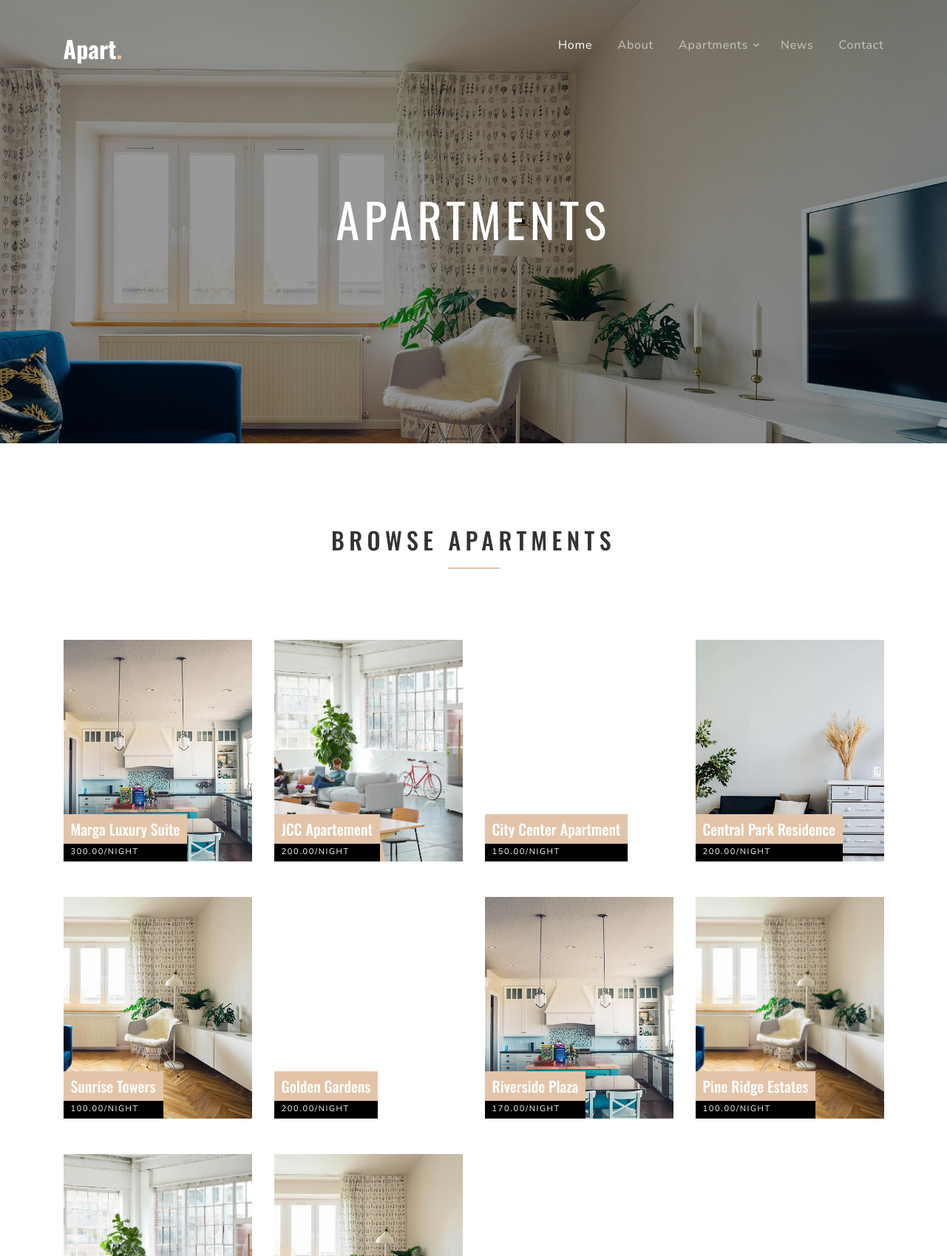
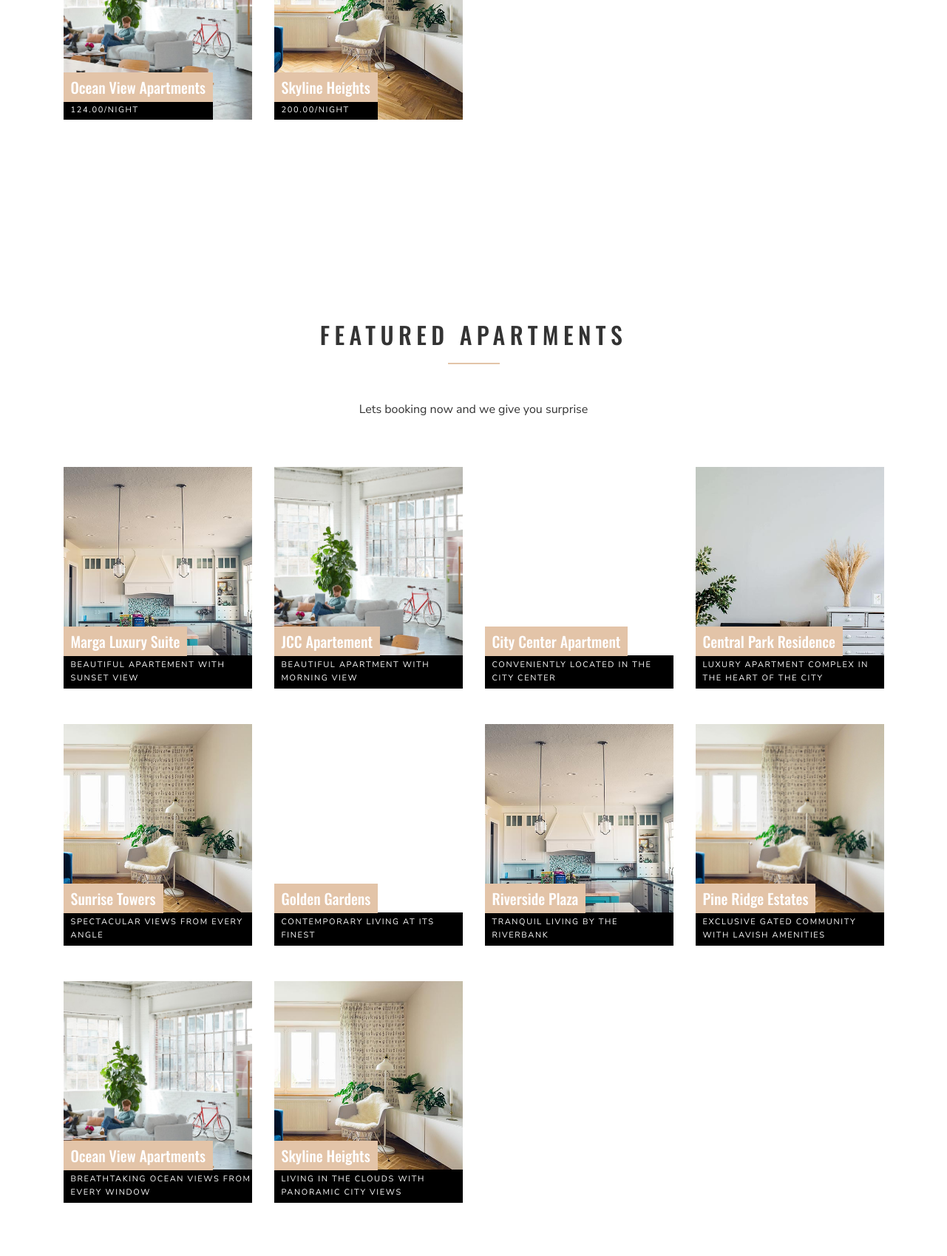
The app's page /apartments.php (upper part) with its own data (2 pictures, top to bottom).
### tables this page shows
CREATE TABLE `properties` (
  `id` int(11) NOT NULL,
  `name` varchar(255) NOT NULL,
  `rooms` int(11) NOT NULL,
  `total_area` decimal(10,2) NOT NULL,
  `price` decimal(10,2) NOT NULL,
  `category` varchar(255) NOT NULL,
  `launch_date` date NOT NULL,
  `description` text NOT NULL,
  `image_url` varchar(255) DEFAULT NULL
);

### apartments.php (the view, shortened to what this page needs)
<?php
include("koneksi/koneksi.php");
?>
<!DOCTYPE html>
<html lang="en">
<head>
    <?php include_once("include/head.php"); ?>
</head>
<body>
<div class="site-wrap">
    <div class="site-navbar mt-4">
        <div class="container py-1">
            <div class="row align-items-center">
                <div class="col-8 col-md-8 col-lg-4">
                    <h1 class="mb-0"><a href="index.php" class="text-white h2 mb-0"><strong>Apart<span class="text-primary">.</span></strong></a></h1>
                </div>
                <div class="col-4 col-md-4 col-lg-8">
                    <nav class="site-navigation text-right text-md-right" role="navigation">
                        <?php include_once("include/nav.php"); ?>
                    </nav>
                </div>
            </div>
        </div>
    </div>
    <div class="site-blocks-cover inner-page-cover overlay" style="background-image: url('images/hero_bg_1.jpg');" data-aos="fade" data-stellar-background-ratio="0.5">
        <div class="container">
            <div class="row align-items-center justify-content-center">
                <div class="col-md-7 text-center" data-aos="fade-up" data-aos-delay="400">
                    <h1 class="text-white">Apartments</h1>
                </div>
            </div>
        </div>
    </div>
    <div class="site-section">
    <div class="container">
        <div class="row">
            <div class="site-section-heading text-center mb-5 w-border col-md-6 mx-auto">
                <h2 class="mb-5">Browse Apartments</h2>
            </div>
        </div>
        <div class="row">
            <?php
            $sql = "SELECT * FROM properties";
            $query = mysqli_query($koneksi, $sql);
            while ($result = mysqli_fetch_array($query)) {
                ?>
                <div class="col-md-6 col-lg-3 mb-5" data-aos="fade-up" data-aos-delay="100">
                    <a href="apartment-detail.php?id=<?php echo $result['id']; ?>" class="unit-9">
                        <div class="image" style="background-image: url('images/<?php echo $result['image_url']; ?>');"></div>
                        <div class="unit-9-content">
                            <h2><?php echo $result['name']; ?></h2>
                            <span><?php echo $result['price']; ?>/night</span>
                        </div>
                    </a>
                </div>
                <?php
            }
            ?>
        </div>
    </div>
</div>
    <div class="site-section">
        <div class="container">
            <div class="row">
                <div class="site-section-heading text-center mb-5 w-border col-md-6 mx-auto" data-aos="fade-up">
                    <h2 class="mb-5">Featured Apartments</h2>
                    <p>Lets booking now and we give you surprise</p>
                </div>
            </div>
            <div class="row">
                <?php
                mysqli_data_seek($query, 0);
                while ($results = mysqli_fetch_array($query)) {
                    ?>
                    <div class="col-md-6 col-lg-3 mb-5" data-aos="fade-up" data-aos-delay="100">
                        <a href="apartment-detail.php?id=<?php echo $results['id']; ?>" class="unit-9">
                            <div class="image" style="background-image: url('images/<?php echo $results['image_url']; ?>');"></div>
                            <div class="unit-9-content">
                                <h2><?php echo $results['name']; ?></h2>
                                <span><?php echo $results['description']; ?></span>
                            </div>
                        </a>
                    </div>
                    <?php
                }
                ?>
            </div>
        </div>
    </div>
</div>
</body>
</html>

### css/style.css (style rules this page uses)
body { line-height: 1.7; font-weight: 400; font-size: 1rem; color: #333; font-family: "Nunito Sans", -apple-system, BlinkMacSystemFont, "Segoe UI", Roboto, "Helvetica Neue", Arial, sans-serif, "Apple Color Emoji", "Segoe UI Emoji", "Segoe UI Symbol", "Noto Color Emoji"; }
h1, h2, h3, h4, h5, h6 { font-family: 'Oswald', sans-serif; }
a { -webkit-transition: .3s all ease; -o-transition: .3s all ease; transition: .3s all ease; }
.site-wrap:before { -webkit-transition: .3s all ease-in-out; -o-transition: .3s all ease-in-out; transition: .3s all ease-in-out; background: rgba(0, 0, 0, 0.6); content: ""; position: absolute; z-index: 2000; top: 0; left: 0; right: 0; bottom: 0; opacity: 0; visibility: hidden; }
.site-section { padding: 3em 0; }
@media (min-width: 768px) { .site-section { padding: 7em 0; } }
.site-navbar { margin-bottom: 0px; width: 100%; border-bottom: none; position: absolute; z-index: 99; }
.site-blocks-cover { background-size: cover; background-repeat: no-repeat; background-position: top; }
.site-blocks-cover.overlay { position: relative; }
.site-blocks-cover.overlay:before { position: absolute; content: ""; left: 0; bottom: 0; right: 0; top: 0; background: rgba(0, 0, 0, 0.4); }
.site-blocks-cover, .site-blocks-cover .row { min-height: 600px; height: calc(100vh); }
.site-blocks-cover.inner-page-cover, .site-blocks-cover.inner-page-cover .row { min-height: 600px; height: calc(30vh); }
.site-blocks-cover h1 { font-weight: 900; color: #fff; font-size: 4rem; font-weight: normal; letter-spacing: .1em; text-transform: uppercase; }
.padded-multi-line-primary, .unit-9 h2 { display: inline; background: #e3c4a8; -webkit-box-shadow: 10px 0 0 #e3c4a8, 0px 0 0 #e3c4a8; box-shadow: 10px 0 0 #e3c4a8, 0px 0 0 #e3c4a8; }
.padded-multi-line-black, .unit-9 span { display: inline; background: #000; -webkit-box-shadow: 10px 0 0 #000, 0px 0 0 #000; box-shadow: 10px 0 0 #000, 0px 0 0 #000; }
.unit-9 { background-size: cover; background-position: center center; background-repeat: none; height: 300px; position: relative; display: block; overflow: hidden; }
.unit-9 .image { background-size: cover; background-position: center center; -webkit-transition: .3s all ease-in-out; -o-transition: .3s all ease-in-out; transition: .3s all ease-in-out; height: 300px; -webkit-transition: .3s all ease; -o-transition: .3s all ease; transition: .3s all ease; -webkit-transform: scale(1.05); -ms-transform: scale(1.05); transform: scale(1.05); }
.unit-9 .unit-9-content { -webkit-transition: .3s all ease-in-out; -o-transition: .3s all ease-in-out; transition: .3s all ease-in-out; position: absolute; bottom: 0; }
.unit-9 h2 { padding-left: 10px; padding-top: 5px; padding-bottom: 5px; color: #fff; font-size: 20px; margin-bottom: 0; }
.unit-9 span { background: #000; display: block; color: #fff; padding-left: 10px; padding-top: 4px; padding-bottom: 4px; font-size: 11px; letter-spacing: .15em; text-transform: uppercase; }
.site-section-heading h2 { font-size: 2rem; letter-spacing: .2em; text-transform: uppercase; }
.site-section-heading.w-border h2 { position: relative; padding-bottom: 20px; display: inline-block; }
.site-section-heading.w-border h2:after { position: absolute; content: ""; width: 70px; left: 0; bottom: 0; height: 2px; background: #e3c4a8; }
.site-section-heading.w-border.text-center h2:after { left: 50%; -webkit-transform: translateX(-50%); -ms-transform: translateX(-50%); transform: translateX(-50%); }

### records on screen
properties: image_url (picture), name "Marga Luxury Suite", price "300.00", description "BEAUTIFUL APARTEMENT WITH SUNSET VIEW"
properties: image_url (picture), name "JCC Apartement", price "200.00", description "BEAUTIFUL APARTMENT WITH MORNING VIEW"
properties: name "City Center Apartment", price "150.00", description "CONVENIENTLY LOCATED IN THE CITY CENTER"
properties: image_url (picture), name "Central Park Residence", price "200.00", description "LUXURY APARTMENT COMPLEX IN THE HEART OF THE CITY"
properties: image_url (picture), name "Sunrise Towers", price "100.00", description "SPECTACULAR VIEWS FROM EVERY ANGLE"
properties: name "Golden Gardens", price "200.00", description "CONTEMPORARY LIVING AT ITS FINEST"
properties: image_url (picture), name "Riverside Plaza", price "170.00", description "TRANQUIL LIVING BY THE RIVERBANK"
properties: image_url (picture), name "Pine Ridge Estates", price "100.00", description "EXCLUSIVE GATED COMMUNITY WITH LAVISH AMENITIES"
properties: image_url (picture), name "Ocean View Apartments", price "124.00", description "BREATHTAKING OCEAN VIEWS FROM EVERY WINDOW"
properties: image_url (picture), name "Skyline Heights", price "200.00", description "LIVING IN THE CLOUDS WITH PANORAMIC CITY VIEWS"
